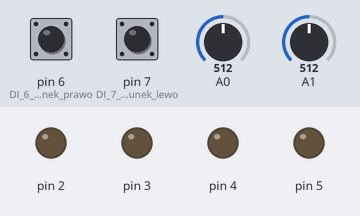
Bench run of a sketch on a simulated Arduino Uno, built with avr-gcc and run on an emulated ATmega328P. Parts: output pins drawn as LEDs (lit = HIGH). Dashed ring = blinking. The inputs (shaded band) are chosen by the test bench; at power-on: pin 6 (DI_6_-_kierunek_prawo) HIGH, pin 7 (DI_7_-_kierunek_lewo) HIGH, A0 = 512, A1 = 512.

Above: at 1.2 s.
1.3 s: pin 6 (DI_6_-_kierunek_prawo) pulled LOW for 0.15 s
At 1.8 s:
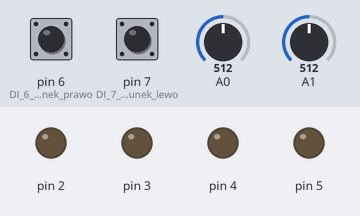
2.9 s: pin 7 (DI_7_-_kierunek_lewo) pulled LOW for 1 s
At 3.07 s:
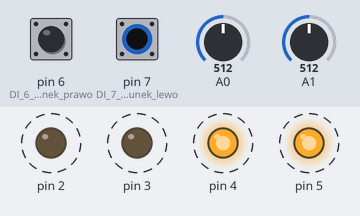
5.9 s: pin 7 (DI_7_-_kierunek_lewo) pulled LOW for 0.15 s
At 6.6 s:
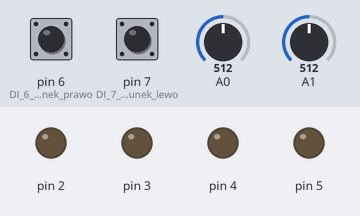
7.5 s: pin 6 (DI_6_-_kierunek_prawo) pulled LOW for 1 s
At 8.28 s:
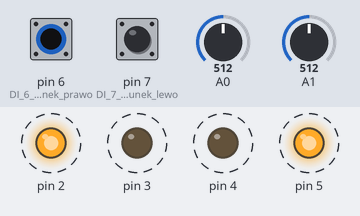
10.5 s: pin 6 (DI_6_-_kierunek_prawo) pulled LOW for 3.2 s
At 14.8 s:
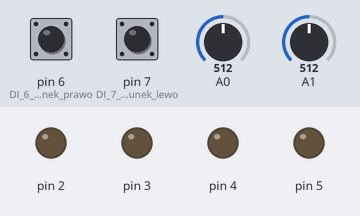
15.2 s: pin 7 (DI_7_-_kierunek_lewo) pulled LOW for 3.2 s
At 16.88 s:
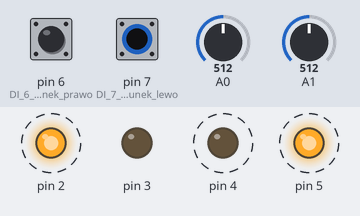
Timing chart, 0 to 19.9 s (numbered marks = the images above; inputs shaded):
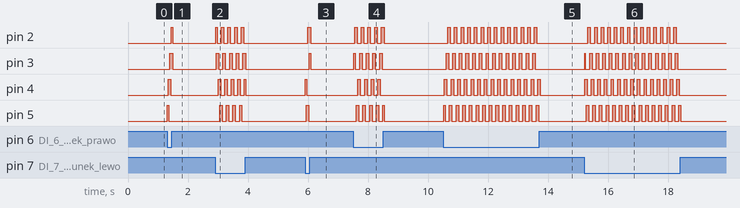

The sketch:

rotokolor_program.ino
```cpp
//  maski bitowe okreslające kolejne kroki
byte patterns[8] = {
  0b00001000,
  0b00001100,
  0b00000100,
  0b00000110,
  0b00000010,
  0b00000011,
  0b00000001,
  0b00001001,
};
  unsigned long maxDelayLimit = 300000; // [us] okresla limit rpm min - generalny limit
  unsigned long currentMaxDelay = 300000; // [us] okresla rpm min wg potencjometru zakresu predkosci
  unsigned long minDelayLimit = 990; // [us] okresla rpm max - generalny limit
  unsigned long minDelay = 990; // [us] okresla rpm max wg potencjometru zakresu predkosci
  int sensorValue0 = 0; //  wartosc wejsciowa A0 (suwak)
  int speedPercent = 0; //  [%] procentowa wartosc predkosci z suwaka
  int smoothedSpeed = 0; // [%] wygladzona predkosc (do rampy rozpedzania)

  int sensorValue1 = 0; //  wartosc wejsciowa A1 (pokretlo)
  unsigned long calculatedDelay = 999999999;  // [us] rpm wyliczone do uzyskania obecnego rpm wg obu potencjometrow
  unsigned long previous_micros = 0;  // [us] timestamp poprzedniego cyklu wg
  unsigned short i = 0; // iterator po krokach krokowca
  short step = 0; // krok wynikajacy z przelacznika kierunku

void setup() {
  // wejscie sterujace drivera silnika krokowego, kolejno IN1-IN4
  pinMode(2, OUTPUT);
  pinMode(3, OUTPUT);
  pinMode(4, OUTPUT);
  pinMode(5, OUTPUT);
  // wybor kierunku
  pinMode(6, INPUT_PULLUP); // DI 6 - kierunek prawo
  pinMode(7, INPUT_PULLUP); // DI 7 - kierunek lewo
  //Serial.begin(115200);
}

void loop() {

  // odczyt i skalowanie suwaka A0
  sensorValue0 = analogRead(A0);
  speedPercent = map(sensorValue0, 0,1023,0,100);
  // odczyt i skalowanie pokretla A1
  sensorValue1 = analogRead(A1);
  sensorValue1 = map(sensorValue1, 0,1023,1,10);

  // obliczenia
  minDelay = minDelayLimit*sensorValue1;
  if (sensorValue1==1){
    currentMaxDelay=10000;
  } else {
    currentMaxDelay = maxDelayLimit/((11-sensorValue1));
  }

  //wygladzanie predkosci (rampa) aby krokowiec ruszal prawidlowo przy gwaltownym starcie z maksymalna predkoscia
  if (step == 0) {
    smoothedSpeed = 0;
  }
  if (abs(smoothedSpeed-speedPercent)>10 && smoothedSpeed<speedPercent && step != 0){
        smoothedSpeed = smoothedSpeed+1;
  } else if (step != 0) {
        smoothedSpeed = speedPercent;
      }

  //wyliczenie opoznienia miedzy krokami silniak krokowego - z tego wynika predkosc obrotowa
  calculatedDelay = map(smoothedSpeed,1,100,currentMaxDelay,minDelay);

  //kierunek obrotów
  if (digitalRead(6)==false ) {
    step = 1;
  } else if (digitalRead(7)==false){
    step = -1;
  } else {
    step = 0;
  }

  // jesli od poprzedniego cyklu minal czas opoznienia (minus pol czasu cyklu zeby odswiezal prawidlowo przy najkrotszych delayach) - wykonaj kolejny krok silnika
  if (micros()-previous_micros>=calculatedDelay-(minDelayLimit/2)){
    if (speedPercent != 0 && step != 0){
      digitalWrite(2, bitRead(patterns[i], 0));
      digitalWrite(3, bitRead(patterns[i], 1));
      digitalWrite(4, bitRead(patterns[i], 2));
      digitalWrite(5, bitRead(patterns[i], 3));
      delayMicroseconds(2);
      i=i+step;
      if (i>255){
        i=7;
      }
      if (i>7){
        i=0;
      }
    } else {
      digitalWrite(2,0);
      digitalWrite(3,0);
      digitalWrite(4,0);
      digitalWrite(5,0);
      delay(10);
    }
    previous_micros = micros();
  }
}
```

Measured:
- after the input at 1.3 s, pin 2: LOW → HIGH after 0.15 s, → LOW 0.05 s later; pin 3: LOW → HIGH after 0.09 s, → LOW 0.11 s later; pin 4: LOW → HIGH at once, → LOW 0.08 s later; pin 5: LOW → HIGH at once, → LOW 0.06 s later
- after the input at 2.9 s, pin 2: alternates HIGH for 0.08 s and LOW for 0.14 s, 10 changes in all, then stays LOW, starting at once; pin 3: alternates HIGH for 0.08 s and LOW for 0.14 s, 10 changes in all, then stays LOW, starting after 0.05 s
- after the input at 5.9 s, pin 2: LOW → HIGH after 0.09 s, → LOW 0.11 s later; pin 3: LOW → HIGH after 0.15 s, → LOW 0.05 s later; pin 4: LOW → HIGH at once, → LOW 0.05 s later; pin 5: LOW → HIGH at once, → LOW 0.08 s later
- after the input at 7.5 s, pin 2: alternates HIGH for 0.08 s and LOW for 0.14 s, 10 changes in all, then stays LOW, starting after 0.05 s; pin 3: alternates HIGH for 0.08 s and LOW for 0.14 s, 10 changes in all, then stays LOW, starting at once
- after the input at 10.5 s, pin 2: alternates HIGH for 0.08 s and LOW for 0.14 s, 28 changes in all, then stays LOW, starting after 0.16 s; pin 3: alternates HIGH for 0.08 s and LOW for 0.14 s, 28 changes in all, then stays LOW, starting after 0.10 s
- after the input at 15.2 s, pin 2: alternates HIGH for 0.08 s and LOW for 0.14 s, 28 changes in all, then stays LOW, starting after 0.13 s; pin 3: LOW → HIGH at once, then repeats every 0.22 s: LOW 0.14 s, HIGH 0.08 s, until it stays LOW from 18.3 s
